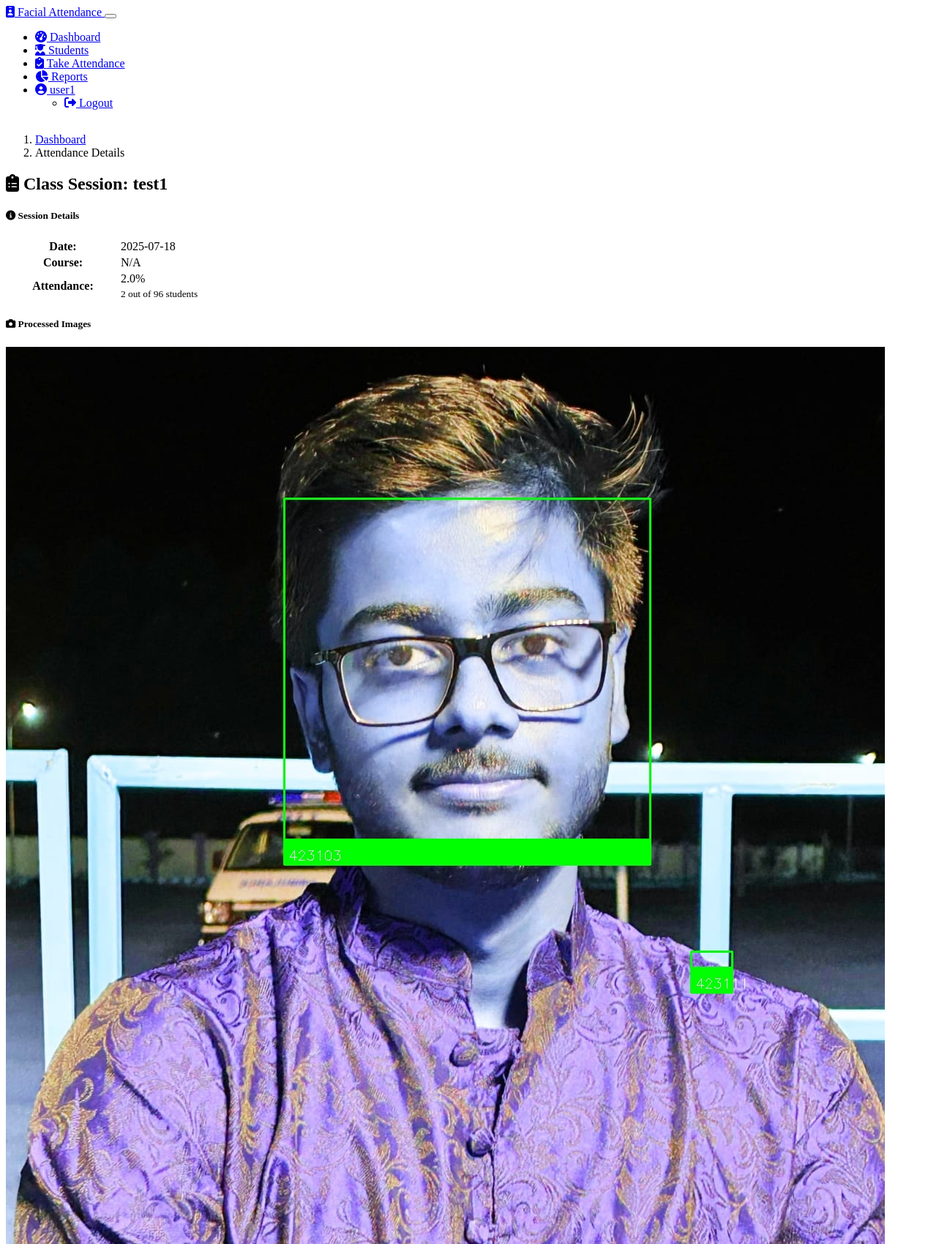
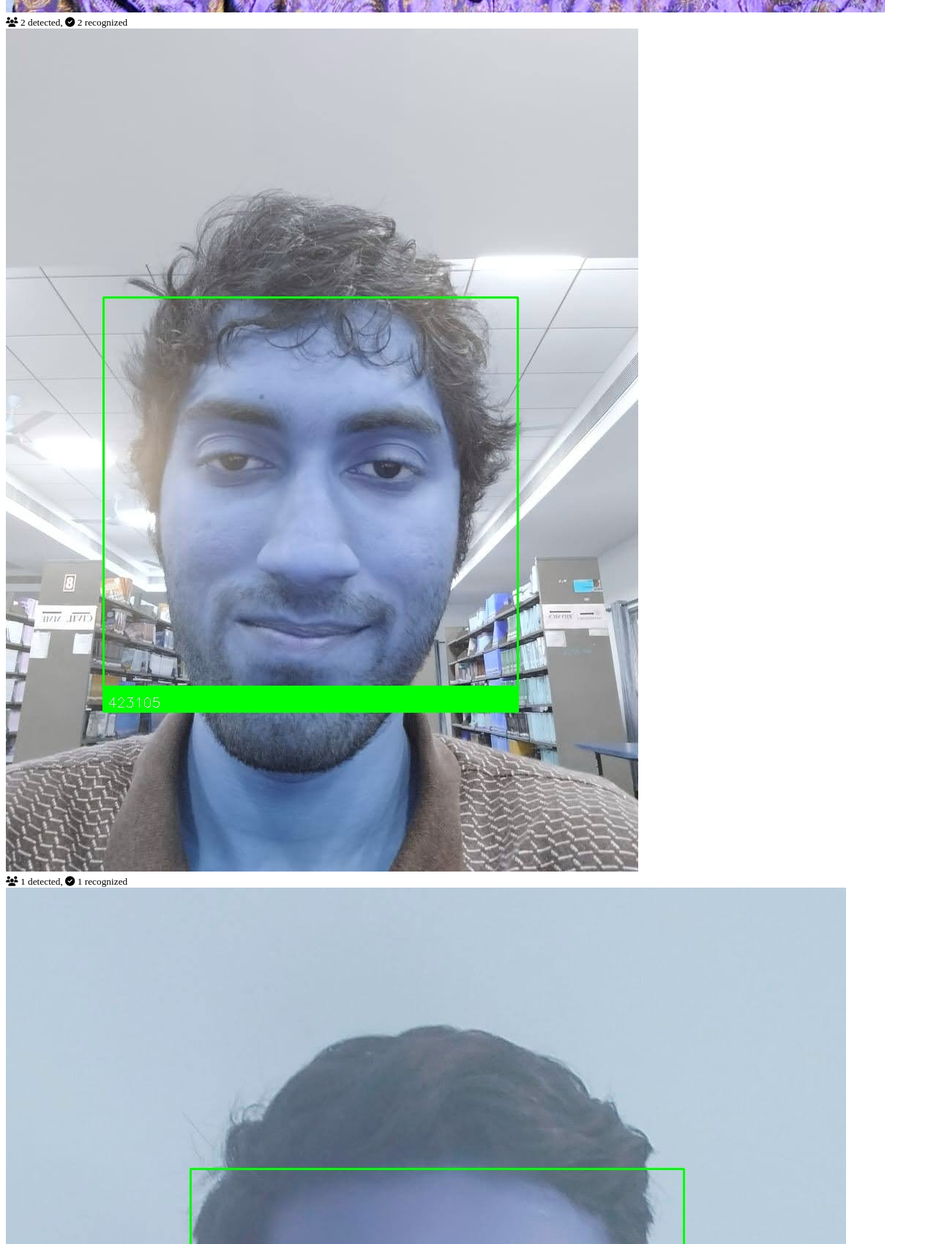
The page /attendance/8 (signed in, upper part) on the database its author committed (2 pictures, top to bottom).
### models.py (models this page shows, shortened)
class User(UserMixin, db.Model):
    id = db.Column(db.Integer, primary_key=True)
    username = db.Column(db.String(64), unique=True, nullable=False)
    email = db.Column(db.String(120), unique=True, nullable=False)
    password_hash = db.Column(db.String(256), nullable=False)
    is_admin = db.Column(db.Boolean, default=False)
    created_at = db.Column(db.DateTime, default=datetime.utcnow)

class ClassSession(db.Model):
    id = db.Column(db.Integer, primary_key=True)
    name = db.Column(db.String(100), nullable=False)
    date = db.Column(db.Date, nullable=False, index=True)
    time = db.Column(db.Time, nullable=True)
    course = db.Column(db.String(100), nullable=True)
    total_students = db.Column(db.Integer, default=0)
    present_students = db.Column(db.Integer, default=0)
    creator_id = db.Column(db.Integer, db.ForeignKey('user.id'), nullable=True)
    created_at = db.Column(db.DateTime, default=datetime.utcnow)
    attendances = db.relationship('Attendance', backref='class_session', lazy=True)

class ProcessedImage(db.Model):
    id = db.Column(db.Integer, primary_key=True)
    class_session_id = db.Column(db.Integer, db.ForeignKey('class_session.id'), nullable=False)
    original_filename = db.Column(db.String(255), nullable=False)
    processed_filename = db.Column(db.String(255), nullable=False)
    upload_timestamp = db.Column(db.DateTime, default=datetime.utcnow)
    faces_detected = db.Column(db.Integer, default=0)
    faces_recognized = db.Column(db.Integer, default=0)

### routes.py (the view)
@app.route('/attendance/<int:session_id>')
@login_required
def attendance(session_id):
    session = ClassSession.query.get_or_404(session_id)
    processed_images = ProcessedImage.query.filter_by(class_session_id=session_id).all()
    students = Student.query.order_by(Student.roll_number).all()
    attendance_records = []
    for student in students:
        attendance = Attendance.query.filter_by(
            student_id=student.id,
            class_session_id=session_id
        ).first()
        attendance_records.append((student, attendance))
    return render_template('attendance.html',
                          session=session,
                          processed_images=processed_images,
                          attendance_records=attendance_records)

### app.py (called while the page is built)
@login_manager.user_loader
def load_user(user_id):
    from models import User
    return User.query.get(int(user_id))

### routes.py (called while the page is built)
@app.context_processor
def inject_now():
    return {'now': datetime.now()}

### templates/attendance.html (shortened to what this page needs)
{% extends 'base.html' %}
{% block content %}
<div class="row mb-4">
    <div class="col-12">
        <nav aria-label="breadcrumb">
            <ol class="breadcrumb">
                <li class="breadcrumb-item"><a href="{{ url_for('dashboard') }}">Dashboard</a></li>
                <li class="breadcrumb-item active" aria-current="page">Attendance Details</li>
            </ol>
        </nav>
        <h2 class="mb-3">
            <i class="fas fa-clipboard-list text-primary me-2"></i>
            Class Session: {{ session.name }}
        </h2>
        <div class="row mb-4">
            <div class="col-md-6">
                <div class="card shadow-sm">
                    <div class="card-body">
                        <h5 class="card-title">
                            <i class="fas fa-info-circle me-2"></i>
                            Session Details
                        </h5>
                        <table class="table table-sm">
                            <tr>
                                <th style="width: 150px;">Date:</th>
                                <td>{{ session.date.strftime('%Y-%m-%d') }}</td>
                            </tr>
                            <tr>
                                <th>Course:</th>
                                <td>{{ session.course or 'N/A' }}</td>
                            </tr>
                            <tr>
                                <th>Attendance:</th>
                                <td>
                                    {% set percentage = (session.present_students / session.total_students * 100) if session.total_students > 0 else 0 %}
                                    <div class="progress" style="height: 20px;">
                                        <div class="progress-bar bg-success" role="progressbar"
                                            style="width: {{ percentage }}%;"
                                            aria-valuenow="{{ percentage|round }}"
                                            aria-valuemin="0"
                                            aria-valuemax="100">
                                            {{ percentage|round }}%
                                        </div>
                                    </div>
                                    <small class="text-muted">{{ session.present_students }} out of {{ session.total_students }} students</small>
                                </td>
                            </tr>
                        </table>
                    </div>
                </div>
            </div>
            <div class="col-md-6">
                <div class="card shadow-sm">
                    <div class="card-body">
                        <h5 class="card-title">
                            <i class="fas fa-camera me-2"></i>
                            Processed Images
                        </h5>
                        {% if processed_images %}
                        <div class="row">
                            {% for image in processed_images %}
                            <div class="col-6 col-md-4 mb-3">
                                <div class="card">
                                    <img src="{{ url_for('static', filename='processed/' + image.processed_filename) }}"
                                        class="card-img-top" alt="Processed Image">
                                    <div class="card-body p-2">
                                        <small class="text-muted">
                                            <i class="fas fa-users me-1"></i> {{ image.faces_detected }} detected,
                                            <i class="fas fa-check-circle me-1"></i> {{ image.faces_recognized }} recognized
                                        </small>
                                    </div>
                                </div>
                            </div>
                            {% endfor %}
                        </div>
                        {% else %}
                        <div class="alert alert-info mb-0">
                            <i class="fas fa-info-circle me-2"></i>
                            No processed images available for this session.
                        </div>
                        {% endif %}
                    </div>
                </div>
            </div>
        </div>
    </div>
</div>
{% endblock %}

### templates/base.html (shortened to what this page needs)
<!DOCTYPE html>
<html lang="en" data-bs-theme="dark">
<head>
    <link rel="stylesheet" href="https://cdn.replit.com/agent/bootstrap-agent-dark-theme.min.css">
    <link rel="stylesheet" href="https://cdnjs.cloudflare.com/ajax/libs/font-awesome/6.2.0/css/all.min.css">
    <link rel="stylesheet" href="{{ url_for('static', filename='css/style.css') }}">
</head>
<body>
    <nav class="navbar navbar-expand-lg navbar-dark bg-dark">
        <div class="container">
            <a class="navbar-brand" href="{{ url_for('index') }}">
                <i class="fas fa-id-badge me-2"></i>
                Facial Attendance
            </a>
            <button class="navbar-toggler" type="button" data-bs-toggle="collapse" data-bs-target="#navbarNav">
            </button>
            <div class="collapse navbar-collapse" id="navbarNav">
                <ul class="navbar-nav ms-auto">
                    {% if current_user.is_authenticated %}
                    <li class="nav-item">
                        <a class="nav-link {% if request.endpoint == 'dashboard' %}active{% endif %}" href="{{ url_for('dashboard') }}">
                            <i class="fas fa-tachometer-alt me-1"></i> Dashboard
                        </a>
                    </li>
                    <li class="nav-item">
                        <a class="nav-link {% if request.endpoint == 'students' %}active{% endif %}" href="{{ url_for('students') }}">
                            <i class="fas fa-user-graduate me-1"></i> Students
                        </a>
                    </li>
                    <li class="nav-item">
                        <a class="nav-link {% if request.endpoint == 'take_attendance' %}active{% endif %}" href="{{ url_for('take_attendance') }}">
                            <i class="fas fa-clipboard-check me-1"></i> Take Attendance
                        </a>
                    </li>
                    <li class="nav-item">
                        <a class="nav-link {% if request.endpoint == 'reports' %}active{% endif %}" href="{{ url_for('reports') }}">
                            <i class="fas fa-chart-pie me-1"></i> Reports
                        </a>
                    </li>
                    <li class="nav-item dropdown">
                        <a class="nav-link dropdown-toggle" href="#" id="userDropdown" role="button" data-bs-toggle="dropdown">
                            <i class="fas fa-user-circle me-1"></i> {{ current_user.username }}
                        </a>
                        <ul class="dropdown-menu dropdown-menu-end">
                            <li>
                                <a class="dropdown-item" href="{{ url_for('logout') }}">
                                    <i class="fas fa-sign-out-alt me-1"></i> Logout
                                </a>
                            </li>
                        </ul>
                    </li>
                    {% endif %}
                </ul>
            </div>
        </div>
    </nav>
    <main class="container py-4">
        {% block content %}{% endblock %}
    </main>
</body>
</html>

### static/css/style.css (style rules this page uses)
body { min-height: 100vh; display: flex; flex-direction: column; }
main { flex: 1; }
.card { transition: transform 0.2s ease-in-out, box-shadow 0.2s ease-in-out; }

### rows shown on the page
User: username "user1"
ClassSession: name "test1", date "2025-07-18", course "N/A", present_students "2", total_students "96"
ProcessedImage: processed_filename (picture), faces_detected "2", faces_recognized "2"
ProcessedImage: processed_filename (picture), faces_detected "1", faces_recognized "1"
ProcessedImage: processed_filename (picture)

### other values the page prints
{{ percentage|round }} "2.0"
